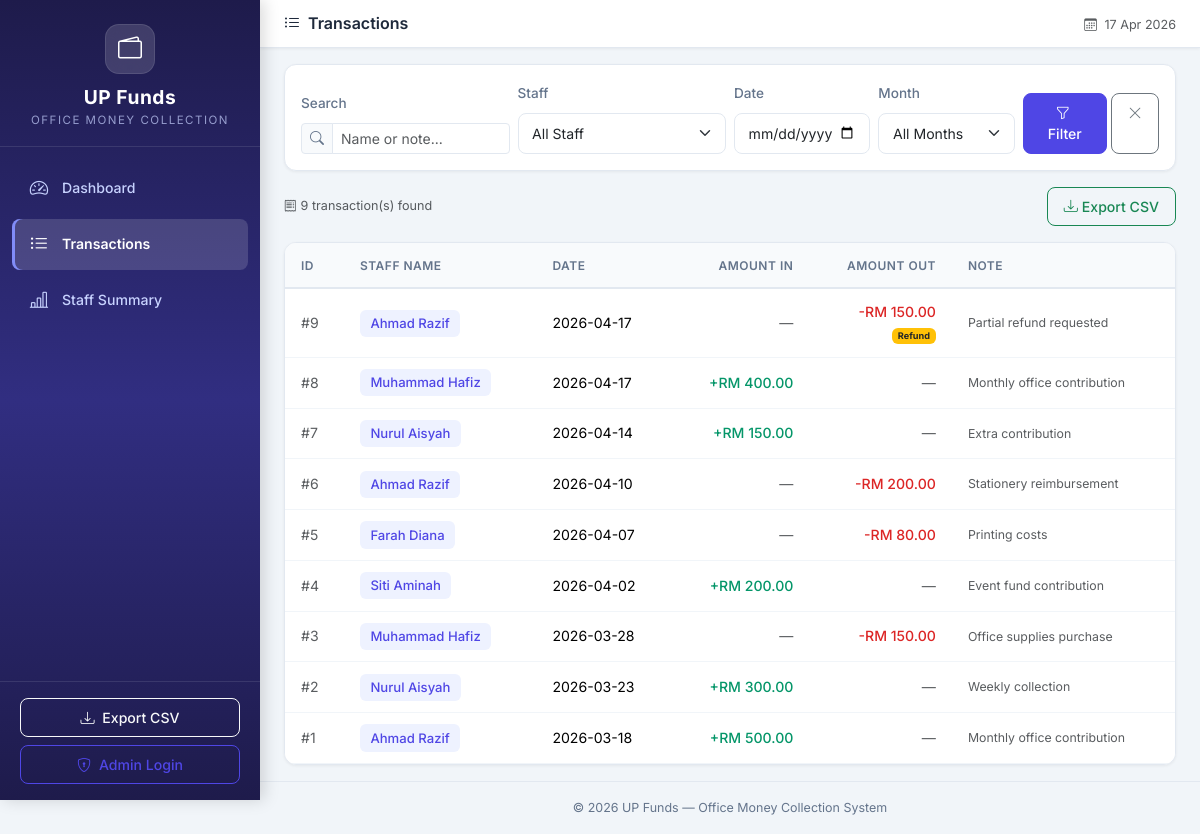
The app's page /transactions, older data.
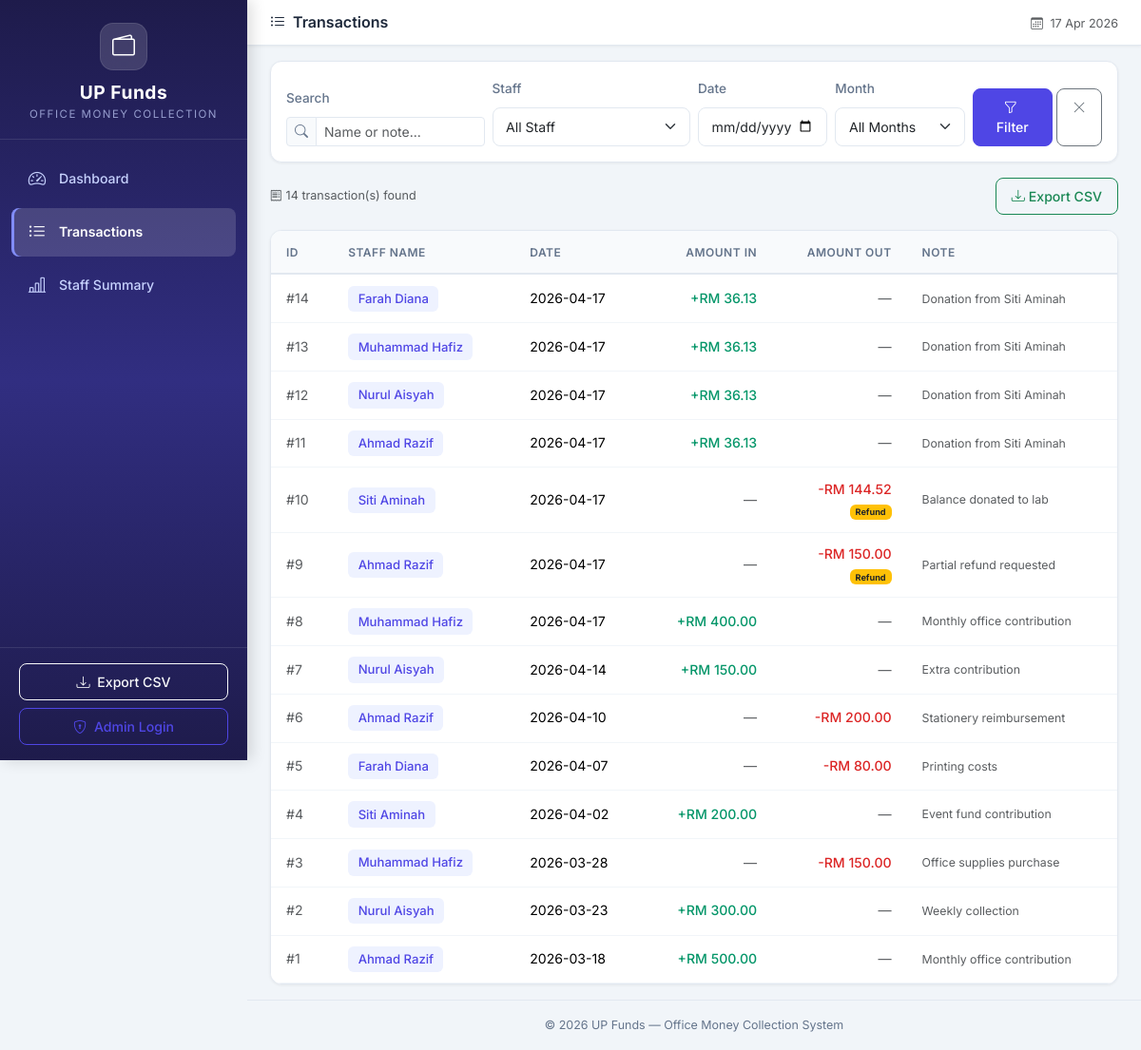
The same page, newer data.
### tables this page shows
CREATE TABLE cash_records (
            id INTEGER PRIMARY KEY AUTOINCREMENT,
            staff_id INTEGER,
            record_date DATE NOT NULL,
            amount_in REAL DEFAULT 0.00,
            amount_out REAL DEFAULT 0.00,
            expense_type TEXT DEFAULT 'shared',
            note TEXT DEFAULT '',
            created_at TIMESTAMP DEFAULT CURRENT_TIMESTAMP,
            updated_at TIMESTAMP DEFAULT CURRENT_TIMESTAMP,
            FOREIGN KEY (staff_id) REFERENCES staff(id)
        );

CREATE TABLE staff (
            id INTEGER PRIMARY KEY AUTOINCREMENT,
            name TEXT NOT NULL,
            is_active INTEGER DEFAULT 1,
            created_at TIMESTAMP DEFAULT CURRENT_TIMESTAMP
        );

### app.py (the view)
@app.route('/transactions')
def transactions():
    conn = get_db_connection()
    staff_filter = request.args.get('staff', '')
    date_filter = request.args.get('date', '')
    month_filter = request.args.get('month', '')
    search_query = request.args.get('search', '')
    query = '''
        SELECT cr.*, s.name as staff_name
        FROM cash_records cr
        LEFT JOIN staff s ON cr.staff_id = s.id
        WHERE 1=1
    '''
    params = []
    if staff_filter:
        query += ' AND cr.staff_id = ?'
        params.append(staff_filter)
    if date_filter:
        query += ' AND cr.record_date = ?'
        params.append(date_filter)
    if month_filter:
        query += " AND strftime('%Y-%m', cr.record_date) = ?"
        params.append(month_filter)
    if search_query:
        query += ' AND (s.name LIKE ? OR cr.note LIKE ?)'
        params.extend([f'%{search_query}%', f'%{search_query}%'])
    query += ' ORDER BY cr.record_date DESC, cr.id DESC'
    records = conn.execute(query, params).fetchall()
    staff_list = conn.execute('SELECT * FROM staff ORDER BY name').fetchall()
    months = conn.execute('''
        SELECT DISTINCT strftime('%Y-%m', record_date) as month
        FROM cash_records
        ORDER BY month DESC
    ''').fetchall()
    conn.close()
    return render_template('transactions.html',
                           records=records,
                           staff_list=staff_list,
                           months=months,
                           staff_filter=staff_filter,
                           date_filter=date_filter,
                           month_filter=month_filter,
                           search_query=search_query)

### app.py (called while the page is built)
@app.context_processor
def inject_now():
    is_admin = session.get('role') == 'admin'
    return {'now': datetime.now(), 'is_admin': is_admin}

### database.py (called while the page is built)
def get_db_connection():
    conn = sqlite3.connect(DATABASE_PATH)
    conn.row_factory = sqlite3.Row  # Access columns by name
    conn.execute("PRAGMA foreign_keys = ON")  # Enable foreign key support
    return conn

### templates/transactions.html (shortened to what this page needs)
{% extends 'base.html' %}
{% block page_title %}
    <i class="bi bi-list-ul me-2"></i>Transactions
{% endblock %}
{% block content %}
<div class="card content-card mb-3">
    <div class="card-body">
        <form method="GET" action="{{ url_for('transactions') }}" class="row g-2 align-items-end">
            <div class="col-md-3">
                <label class="form-label small fw-medium">Search</label>
                <div class="input-group input-group-sm">
                    <span class="input-group-text"><i class="bi bi-search"></i></span>
                    <input type="text" class="form-control" name="search"
                           placeholder="Name or note..." value="{{ search_query }}">
                </div>
            </div>
            <div class="col-md-3">
                <label class="form-label small fw-medium">Staff</label>
                <select class="form-select form-select-sm" name="staff">
                    <option value="">All Staff</option>
                </select>
            </div>
            <div class="col-md-2">
                <label class="form-label small fw-medium">Date</label>
                <input type="date" class="form-control form-control-sm" name="date" value="{{ date_filter }}">
            </div>
            <div class="col-md-2">
                <label class="form-label small fw-medium">Month</label>
                <select class="form-select form-select-sm" name="month">
                    <option value="">All Months</option>
                </select>
            </div>
            <div class="col-md-2 d-flex gap-1">
                <button type="submit" class="btn btn-primary btn-sm flex-fill">
                    <i class="bi bi-funnel me-1"></i>Filter
                </button>
                <a href="{{ url_for('transactions') }}" class="btn btn-outline-secondary btn-sm">
                    <i class="bi bi-x-lg"></i>
                </a>
            </div>
        </form>
    </div>
</div>
<div class="d-flex justify-content-between align-items-center mb-3">
    <span class="text-muted small">
        <i class="bi bi-receipt me-1"></i>{{ records|length }} transaction(s) found
    </span>
    <div class="d-flex gap-2">
        <a href="{{ url_for('export_csv') }}" class="btn btn-outline-success btn-sm">
            <i class="bi bi-download me-1"></i>Export CSV
        </a>
    </div>
</div>
<div class="card content-card">
    <div class="card-body p-0">
        {% if records %}
        <div class="table-responsive">
            <table class="table table-hover mb-0" id="transactionsTable">
                <thead>
                    <tr>
                        <th>ID</th>
                        <th>Staff Name</th>
                        <th>Date</th>
                        <th class="text-end">Amount In</th>
                        <th class="text-end">Amount Out</th>
                        <th>Note</th>
                    </tr>
                </thead>
                <tbody>
                    {% for record in records %}
                    <tr>
                        <td class="text-muted">#{{ record['id'] }}</td>
                        <td>
                            {% if record['staff_name'] %}
                                <span class="staff-badge">{{ record['staff_name'] }}</span>
                            {% else %}
                                <span class="badge bg-secondary">External Lab Expense</span>
                            {% endif %}
                        </td>
                        <td>{{ record['record_date'] }}</td>
                        <td class="text-end">
                            {% if record['amount_in'] > 0 %}
                                <span class="amount-in fw-medium">+RM {{ "%.2f"|format(record['amount_in']) }}</span>
                            {% else %}
                                <span class="text-muted">—</span>
                            {% endif %}
                        </td>
                        <td class="text-end">
                            {% if record['amount_out'] > 0 %}
                                <span class="amount-out fw-medium">-RM {{ "%.2f"|format(record['amount_out']) }}</span>
                                {% if record['expense_type'] == 'personal' %}
                                    <br><span class="badge bg-warning text-dark" style="font-size: 0.65em;">Refund</span>
                                {% endif %}
                            {% else %}
                                <span class="text-muted">—</span>
                            {% endif %}
                        </td>
                        <td class="text-muted small">{{ record['note'][:40] }}{{ '...' if record['note']|length > 40 }}</td>
                    </tr>
                    {% endfor %}
                </tbody>
            </table>
        </div>
        {% endif %}
    </div>
</div>
{% endblock %}

### templates/base.html (shortened to what this page needs)
<!DOCTYPE html>
<html lang="en">
<head>
    <link href="https://cdn.jsdelivr.net/npm/bootstrap@5.3.3/dist/css/bootstrap.min.css" rel="stylesheet">
    <link href="https://cdn.jsdelivr.net/npm/bootstrap-icons@1.11.3/font/bootstrap-icons.min.css" rel="stylesheet">
    <link href="{{ url_for('static', filename='css/style.css') }}" rel="stylesheet">
</head>
<body>
    <nav id="sidebar" class="sidebar">
        <div class="sidebar-header">
            <div class="brand-icon">
                <i class="bi bi-wallet2"></i>
            </div>
            <h4 class="brand-title">UP Funds</h4>
            <p class="brand-subtitle">Office Money Collection</p>
        </div>
        <ul class="sidebar-nav">
            <li class="nav-item">
                <a href="{{ url_for('dashboard') }}"
                   class="nav-link {% if request.endpoint == 'dashboard' %}active{% endif %}">
                    <i class="bi bi-speedometer2"></i>
                    <span>Dashboard</span>
                </a>
            </li>
            <li class="nav-item">
                <a href="{{ url_for('transactions') }}"
                   class="nav-link {% if request.endpoint == 'transactions' %}active{% endif %}">
                    <i class="bi bi-list-ul"></i>
                    <span>Transactions</span>
                </a>
            </li>
            <li class="nav-item">
                <a href="{{ url_for('staff_summary') }}"
                   class="nav-link {% if request.endpoint == 'staff_summary' %}active{% endif %}">
                    <i class="bi bi-bar-chart-line"></i>
                    <span>Staff Summary</span>
                </a>
            </li>
        </ul>
        <div class="sidebar-footer">
            <a href="{{ url_for('export_csv') }}" class="btn btn-outline-light btn-sm w-100 mb-2">
                <i class="bi bi-download me-1"></i> Export CSV
            </a>
            {% if is_admin %}
                <a href="{{ url_for('logout') }}" class="btn btn-outline-danger btn-sm w-100">
                    <i class="bi bi-box-arrow-left me-1"></i> Logout
                </a>
            {% else %}
                <a href="{{ url_for('login') }}" class="btn btn-outline-primary btn-sm w-100">
                    <i class="bi bi-shield-lock me-1"></i> Admin Login
                </a>
            {% endif %}
        </div>
    </nav>
    <div class="main-content">
        <div class="topbar">
            <h5 class="topbar-title mb-0">{% block page_title %}Dashboard{% endblock %}</h5>
            <div class="topbar-right">
                <span class="text-muted small">
                    <i class="bi bi-calendar3 me-1"></i>
                    {{ now.strftime('%d %b %Y') if now else '' }}
                </span>
            </div>
        </div>
        <div class="container-fluid px-4 py-3">
            {% block content %}{% endblock %}
        </div>
        <footer class="app-footer">
            <p class="mb-0">&copy; 2026 UP Funds — Office Money Collection System</p>
        </footer>
    </div>
</body>
</html>

Row changes from the older to the newer data that the page shows:
added cash_records: id "14", staff_name "Farah Diana", record_date "2026-04-17", amount_in "36.13", note "Donation from Siti Aminah"
added cash_records: id "13", staff_name "Muhammad Hafiz", record_date "2026-04-17", amount_in "36.13", note "Donation from Siti Aminah"
added cash_records: id "12", staff_name "Nurul Aisyah", record_date "2026-04-17", amount_in "36.13", note "Donation from Siti Aminah"
added cash_records: id "11", staff_name "Ahmad Razif", record_date "2026-04-17", amount_in "36.13", note "Donation from Siti Aminah"
added cash_records: id "10", staff_name "Siti Aminah", record_date "2026-04-17", amount_out "144.52", expense_type "Refund", note "Balance donated to lab"
Text that changed along with them:
{{ records|length }}: "9" → "14"
